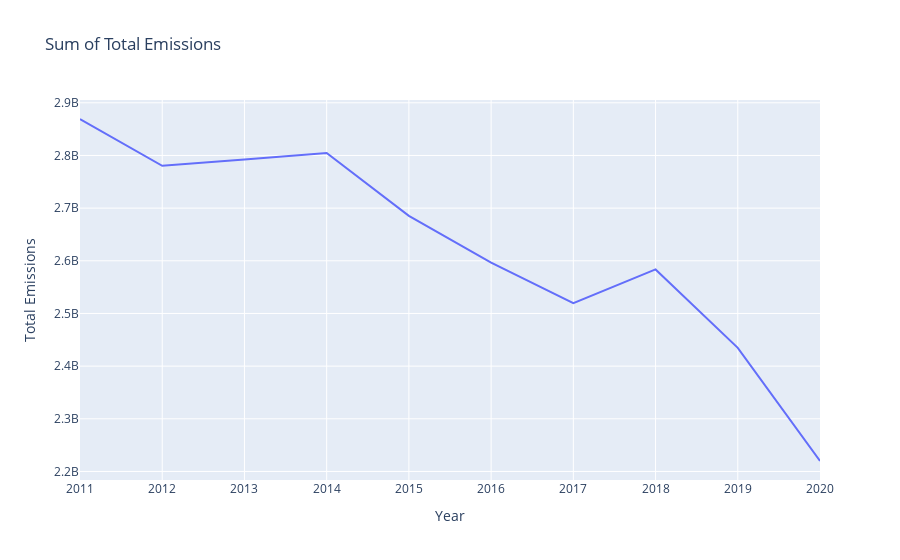

Source (notebook cell):
### Code cell
# Test sum line chart
fig = px.line(summary_df, y="sum", title="Sum of Total Emissions",labels={"index":"Year","sum":"Total Emissions"})
fig.show()

### Figure 1 — Plotly figure (JSON) as saved in the notebook; plotly's stock layout.template omitted (floating-point values rounded to 4 significant figures)
{"data": [{"hovertemplate": "Year=%{x}<br>Total Emissions=%{y}<extra></extra>", "legendgroup": "", "line": {"color": "#636efa", "dash": "solid"}, "marker": {"symbol": "circle"}, "mode": "lines", "name": "", "orientation": "v", "showlegend": false, "type": "scatter", "x": ["2011", "2012", "2013", "2014", "2015", "2016", "2017", "2018", "2019", "2020"], "xaxis": "x", "y": [2869000000.0, 2780000000.0, 2793000000.0, 2805000000.0, 2685000000.0, 2597000000.0, 2519000000.0, 2584000000.0, 2435000000.0, 2220000000.0], "yaxis": "y"}], "layout": {"legend": {"tracegroupgap": 0}, "title": {"text": "Sum of Total Emissions"}, "xaxis": {"anchor": "y", "domain": [0, 1], "title": {"text": "Year"}}, "yaxis": {"anchor": "x", "domain": [0, 1], "title": {"text": "Total Emissions"}}}}
